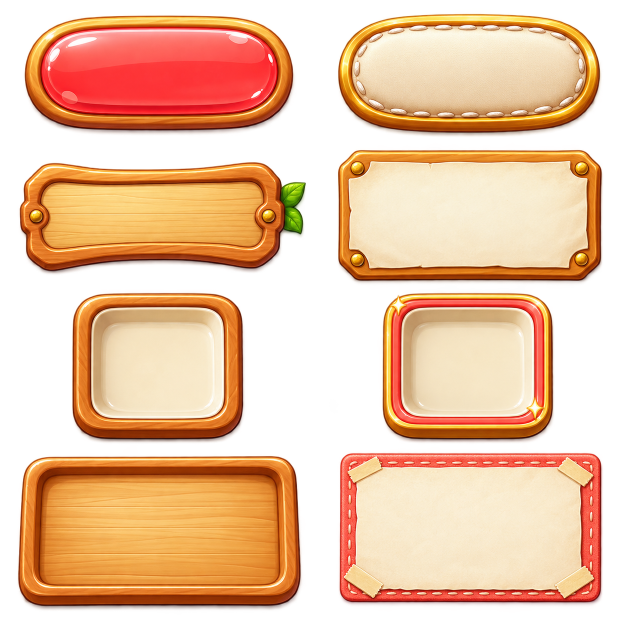
#> input picture assets/resources/art/v2/ui.png, 1254 x 1254 px (shown at 1/2 size); its folder holds 2 pictures in this run
$ python prepare-art-v2.py
#> lines starting #> are read from the running program, lines starting #| are printed output that depends on the picture
"""Inspect ImageGen alpha and record sprite rectangles; original atlases remain unchanged."""
from PIL import Image
from pathlib import Path
import json
p=Path(__file__).resolve().parents[1];root=p/'assets/resources/art/v2';data={}
def rects(name,regions,keys):
#> called with name = 'ui'
 im=Image.open(root/(name+'.png')).convert('RGBA');alpha=im.getchannel('A');out={}
#> in rects, im is the input picture: PIL image 1254x1254 RGBA; mean R, G, B, A 149.9, 103.7, 70.1, 156.4
#> after `alpha = im.getchannel('A')`:
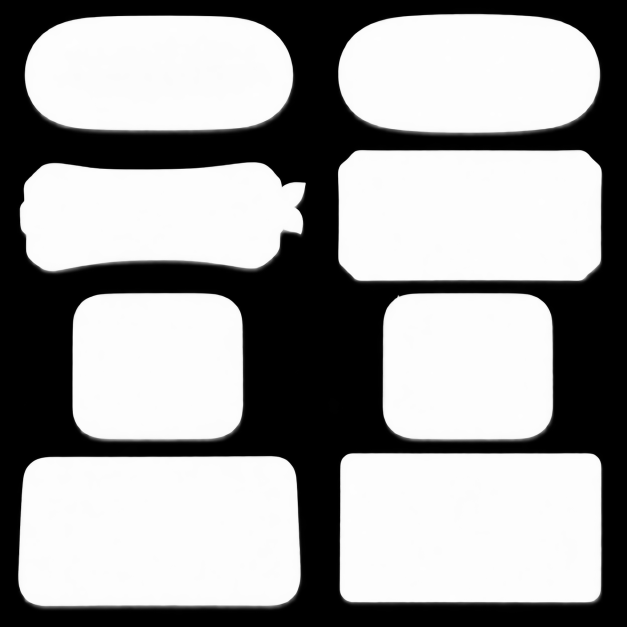
#> alpha: PIL image 1254x1254 L (shown at 1/2 size); min 0, max 255, mean 156.4
 for key,(x,y,x2,y2) in zip(keys,regions):
  a=alpha.crop((x,y,x2,y2));box=a.point(lambda v:255 if v>32 else 0).getbbox();assert box,key
  l,t,r,b=box;l=max(0,l-2);t=max(0,t-2);r=min(x2-x,r+2);b=min(y2-y,b+2)
  out[key]=[x+l,y+t,r-l,b-t]
#> this loop made 8 passes
#> (box, l, t, r, b) on passes 1 to 8: ((49, 31, 588, 267), 47, 29, 590, 269), ((49, 27, 575, 272), 47, 25, 577, 274), ((39, 39, 612, 262), 37, 37, 614, 264), ((49, 15, 578, 280), 47, 13, 580, 282), ((144, 10, 488, 309), 142, 8, 490, 311), ((138, 11, 480, 309), 136, 9, 482, 311), ((36, 17, 603, 323), 34, 15, 605, 325), ((52, 11, 578, 315), 50, 9, 580, 317)
#> pass 1, in rects, `a = alpha.crop((x, y, x2, y2))`:
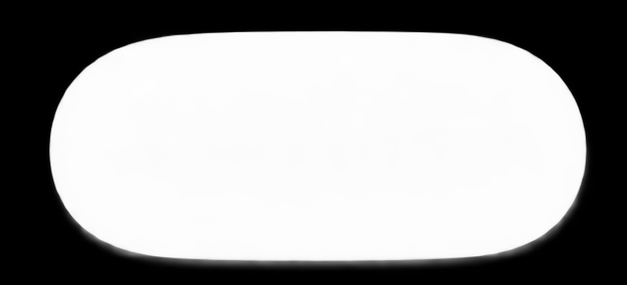
#> a: PIL image 627x285 L; min 0, max 255, mean 156.4
#> pass 2, in rects, `a = alpha.crop((x, y, x2, y2))`:
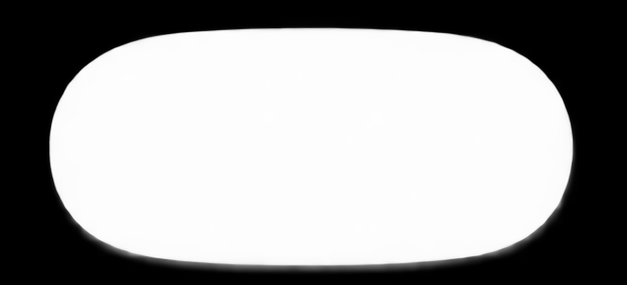
#> a: PIL image 627x285 L; min 0, max 255, mean 155.3
#> pass 3, in rects, `a = alpha.crop((x, y, x2, y2))`:
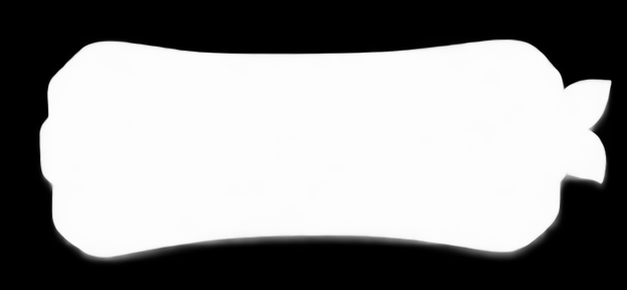
#> a: PIL image 627x290 L; min 0, max 255, mean 144.4
#> after the loop, out = {'primary': [47, 29, 543, 240], 'secondary': [674, 25, 530, 249], 'sign': [37, 322, 577, 227], 'panel': [674, 298, 533, 269], 'tile': [142, 583, 348, 303], 'selected': [763, 584, 346, 302], 'tray': [34, 910, 571, 310], 'scrapbook': [677, 904, 530, 308]}
 data[name]=out
rects('ui',[(x,y,x2,y2) for y,y2 in [(0,285),(285,575),(575,895),(895,1254)] for x,x2 in [(0,627),(627,1254)]],['primary','secondary','sign','panel','tile','selected','tray','scrapbook'])
rects('icons',[(int(c*1254/4),int(r*1254/4),int((c+1)*1254/4),int((r+1)*1254/4)) for r in range(4) for c in range(4)],['back','help','rotate','remove','undo','play','album','map','music','sound','home','reset','check','lock','next','star'])
#> (the run stopped early here; a loop or call above may not have finished)
